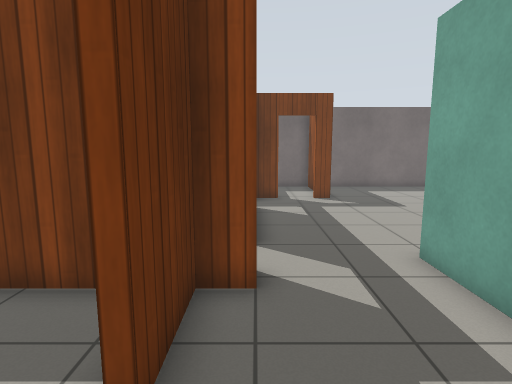
View 1 (above)

22 first-person views from a walk through a world built for the Gazebo simulator. The camera is 1.2 m above the floor, tilts 8° down and sees 80° across. The floor is counted in squares, 0.5 m on a side. Each view is taken from the middle of a square. On the plan, view 1 faces up. The plan holds only what a view shows up to about 18 squares ahead; the rest is blank. Gazebo's built-in surfaces are drawn with simple patterns.

View 2
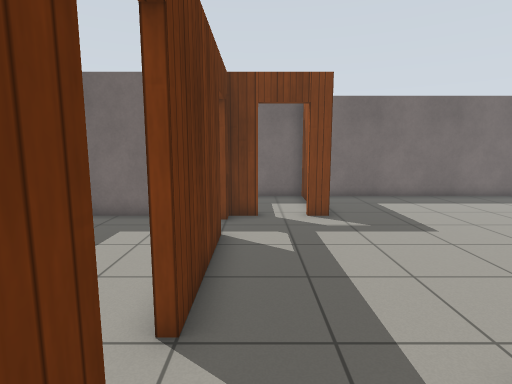

View 3
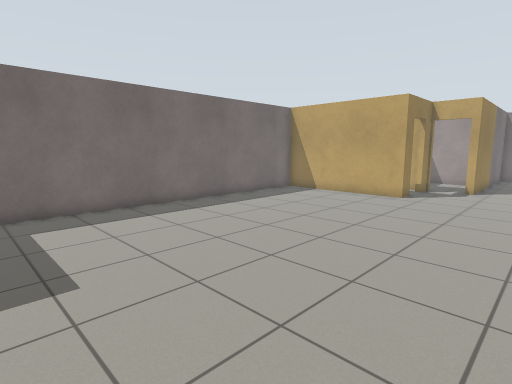

View 4
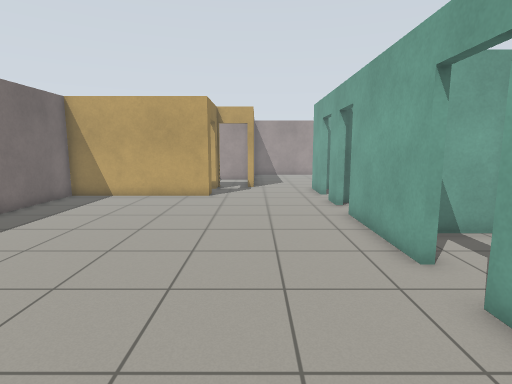

View 5
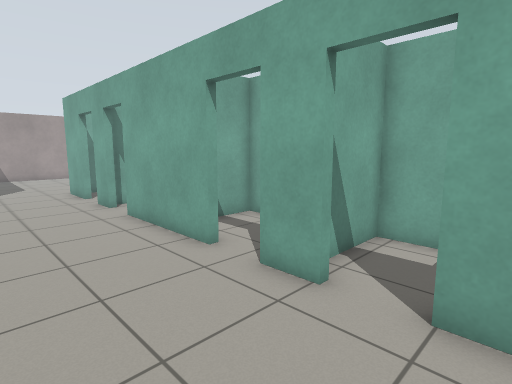

View 6
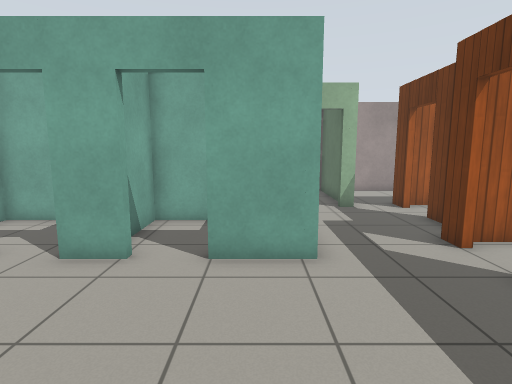

View 7
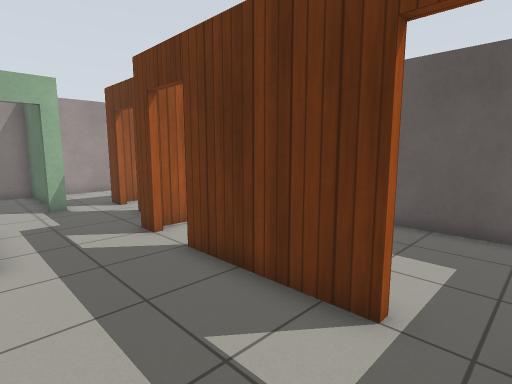

View 8
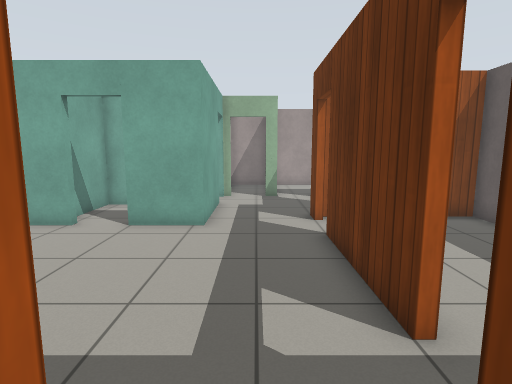

View 9
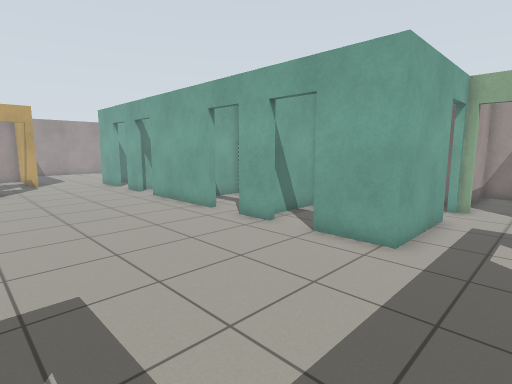

View 10
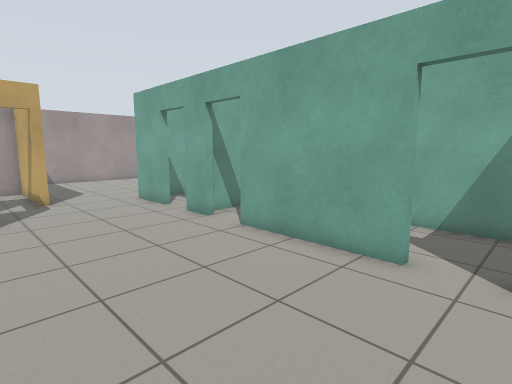

View 11
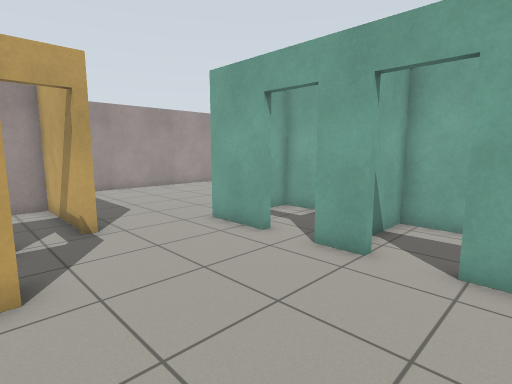

View 12
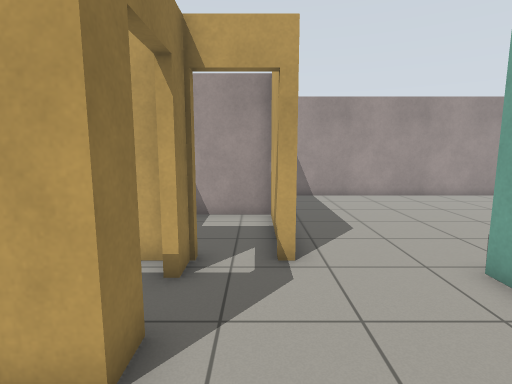

View 13
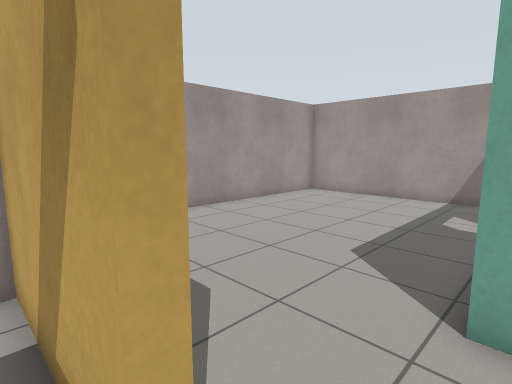

View 14
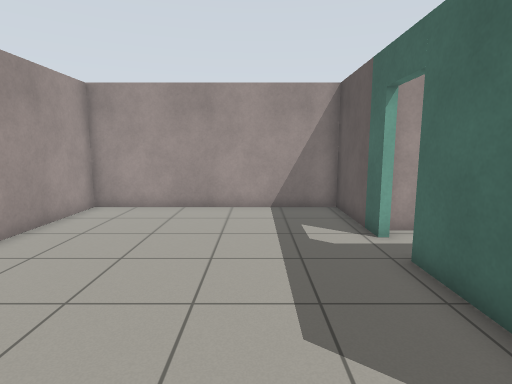

View 15
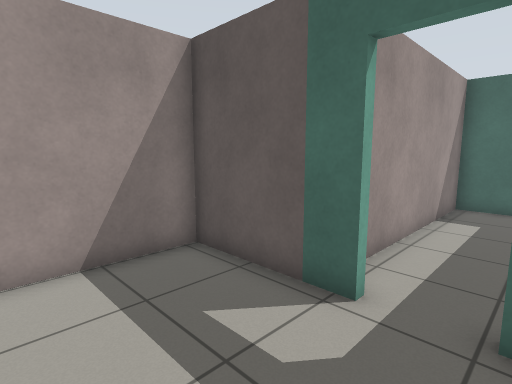

View 16
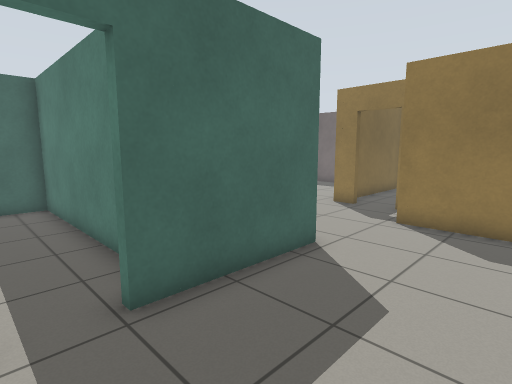

View 17
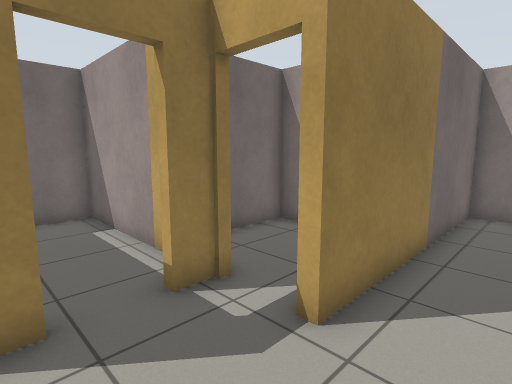

View 18
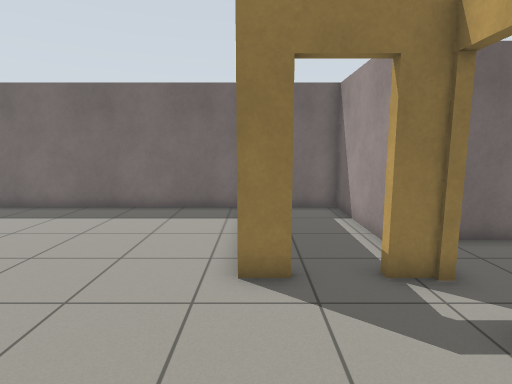

View 19
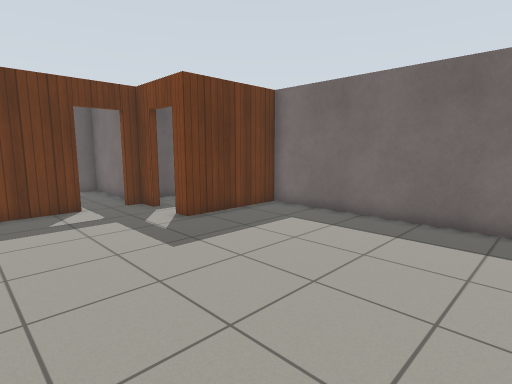

View 20
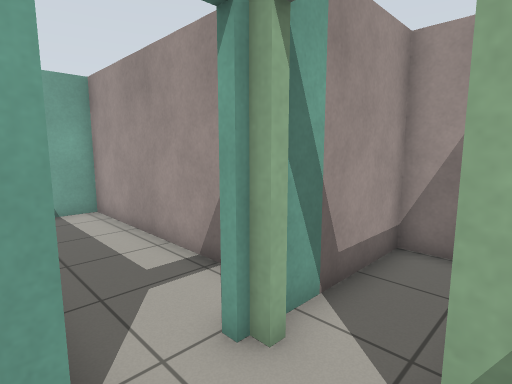

View 21
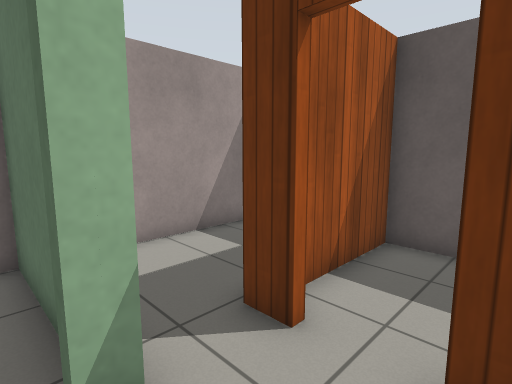

View 22
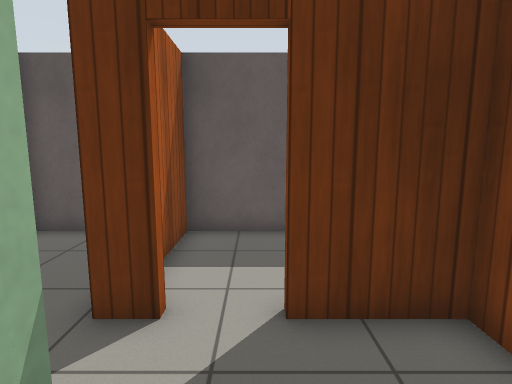

### Floor plan
Points are (right, up) in squares from view 1. A wall is a line through its corners. A room is listed if a view was taken in it or the views show most of it. See-through windows are left out.
Room 1 (view 1)
walls: (-1, 0.7) (-1, -0.4); (-5, -4.5) (-0.1, -4.5); (-5.8, -3) (-5.8, -4.5)
ways out: opening at (0, 0) to room 2
Room 2 (views 2, 3, 4, 5, 6, 7, 9, 10, 11, 12, 13, 17, 18, 19, 20, 21, 22)
walls: (11.1, 6.5) (16.2, 6.5); (7.8, 6.5) (9.4, 6.5); (17.9, 6.5) (19.4, 6.5); (1.2, 14.8) (0, 14.8) (0, 14.2); (21.8, 12.4) (20.7, 12.4) (20.7, 19.5) (3.7, 19.5) (3.7, 14.8) (2.9, 14.8); (0, 12.4) (0, 7.6); (21.1, 6.5) (23.7, 6.5); (3.6, 2.4) (3.6, 6.5) (6.1, 6.5); (0, 5.8) (0, 5) (-1, 5) (-1, 2.4); (24.4, 10.1) (24.4, 10.4); (3.2, 0.5) (3.7, 0.5); (0.9, 0.5) (1.5, 0.5)
ways out: opening at (0, 0) to room 1; open door at (1.5, 15) to room 3; opening at (24.3, 8) to room 4; open door at (0, 6.5) to room 5; open door at (0, 13.5) to room 5; open door at (4, 1.5) to room 7; open door at (23.5, 12) to room 8; open door at (-1, 1.5) to room 9; open door at (2.5, 0) to room 11; open door at (10.3, 6.3) to room 12; open door at (20.3, 6.3) to room 13; open door at (6.7, 6.3) to room 14; open door at (17.3, 6.3) to room 15
Room 3 (view 8)
walls: (-1, 17.2) (-1, 16.2); (3.3, 17.6) (3.3, 19.5) (1, 19.5)
ways out: open door at (1.5, 15) to room 2
Room 4 (views 14, 15, 16)
walls: (23.7, 0) (23.6, -4.5) (33.7, -4.5) (33.7, 10.1) (24.4, 10.1); (23.7, 6.5) (23.7, 1.7)
ways out: opening at (24.3, 8) to room 2; open door at (23.5, 0.5) to room 6
Room 5 (no view inside)
walls: (-5.8, 6.4) (-5.8, 5.3) (-4.8, 5.3); (-1.8, 5.3) (-0.4, 5.3); (-1.7, 14.8) (-5.8, 14.8) (-5.8, 10.4)
ways out: open door at (0, 6.5) to room 2; open door at (0, 13.5) to room 2
Room 6 (no view inside)
walls: (21, 2.4) (13.8, 2.4) (13.8, -0.9) (23.1, -0.9)
ways out: open door at (23.5, 0.5) to room 4
Room 7 (no view inside)
walls: (4.3, -0.9) (13.5, -0.9) (13.5, 0.6)
ways out: open door at (4, 1.5) to room 2
Room 8 (no view inside)
walls: (24.4, 13) (24.4, 19.5) (22.5, 19.5); (21, 18.9) (21, 14.1)
ways out: open door at (23.5, 12) to room 2
Room 9 (no view inside)
walls: (-5.8, 2.9) (-5.8, 0) (-1.5, 0); (-2.8, 5) (-4.5, 5)
ways out: open door at (-1, 1.5) to room 2
Room 10 (no view inside)
walls: (24.4, 10.4) (29, 10.4) (29, 14.8) (26.4, 14.8)
Room 11 (no view inside)
walls: (1.2, -0.8) (1.2, -4.5) (3.6, -4.5) (3.6, -0.3)
ways out: open door at (2.5, 0) to room 2
Room 12 (no view inside)
walls: (9.6, 2.8) (13.5, 2.8) (13.5, 4.9)
ways out: open door at (10.3, 6.3) to room 2
Room 13 (no view inside)
walls: (21.8, 2.8) (23.5, 2.8) (23.5, 5.6)
ways out: open door at (20.3, 6.3) to room 2
Room 14 (no view inside)
walls: (6.6, 2.8) (8.4, 2.8) (8.4, 5.6)
ways out: open door at (6.7, 6.3) to room 2
Room 15 (no view inside)
walls: (16.8, 2.8) (18.5, 2.8) (18.5, 6.1)
ways out: open door at (17.3, 6.3) to room 2

Where each view was taken, in squares from view 1:
view 1: 0 up, 0 right, facing up
view 2: 4 up, 1 right, facing up
view 3: 7 up, 5 right, facing up-right
view 4: 10 up, 5 right, facing right
view 5: 11 up, 5 right, facing down-right
view 6: 13 up, 5 right, facing down
view 7: 14 up, 4 right, facing down-left
view 8: 16 up, 2 right, facing down
view 9: 14 up, 1 right, facing down-right
view 10: 13 up, 9 right, facing down-right
view 11: 13 up, 15 right, facing down-right
view 12: 11 up, 18 right, facing right
view 13: 11 up, 23 right, facing down-right
view 14: 8 up, 27 right, facing down
view 15: 2 up, 28 right, facing down-left
view 16: 0 up, 28 right, facing up-left
view 17: 8 up, 21 right, facing up-right
view 18: 7 up, 21 right, facing up
view 19: 9 up, 13 right, facing up-left
view 20: 3 up, 1 right, facing down-right
view 21: 3 up, 2 right, facing down-left
view 22: 2 up, 3 right, facing left
